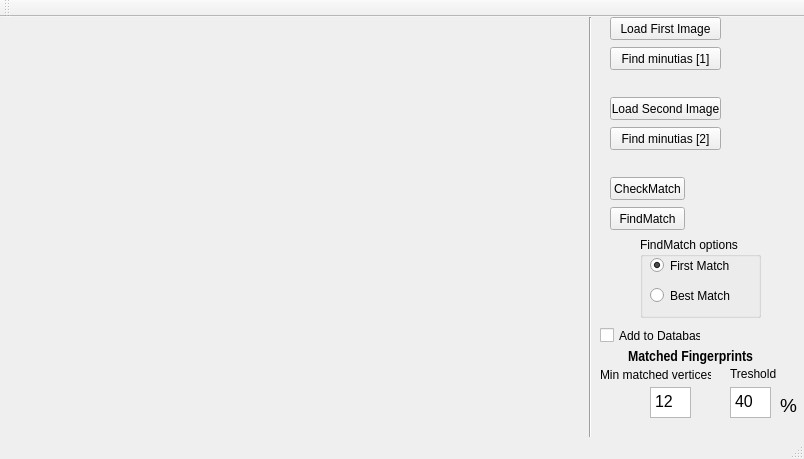
<?xml version="1.0" encoding="UTF-8"?>
<ui version="4.0">
 <class>MainWindow</class>
 <widget class="QMainWindow" name="MainWindow">
  <property name="geometry">
   <rect>
    <x>0</x>
    <y>0</y>
    <width>804</width>
    <height>459</height>
   </rect>
  </property>
  <property name="windowTitle">
   <string>Fingerprints</string>
  </property>
  <property name="windowIcon">
   <iconset resource="resources.qrc">
    <normaloff>:/fingerpring_image.jpg</normaloff>:/fingerpring_image.jpg</iconset>
  </property>
  <widget class="QWidget" name="centralWidget">
   <widget class="QPushButton" name="loadButton">
    <property name="geometry">
     <rect>
      <x>610</x>
      <y>0</y>
      <width>111</width>
      <height>23</height>
     </rect>
    </property>
    <property name="text">
     <string>Load First Image</string>
    </property>
   </widget>
   <widget class="QLabel" name="imageView">
    <property name="geometry">
     <rect>
      <x>0</x>
      <y>0</y>
      <width>291</width>
      <height>401</height>
     </rect>
    </property>
    <property name="text">
     <string/>
    </property>
   </widget>
   <widget class="QPushButton" name="findButton">
    <property name="geometry">
     <rect>
      <x>610</x>
      <y>30</y>
      <width>111</width>
      <height>23</height>
     </rect>
    </property>
    <property name="text">
     <string>Find minutias [1]</string>
    </property>
   </widget>
   <widget class="QPushButton" name="checkButton">
    <property name="geometry">
     <rect>
      <x>610</x>
      <y>160</y>
      <width>75</width>
      <height>23</height>
     </rect>
    </property>
    <property name="text">
     <string>CheckMatch</string>
    </property>
   </widget>
   <widget class="Line" name="line">
    <property name="geometry">
     <rect>
      <x>580</x>
      <y>0</y>
      <width>20</width>
      <height>421</height>
     </rect>
    </property>
    <property name="orientation">
     <enum>Qt::Vertical</enum>
    </property>
   </widget>
   <widget class="QPushButton" name="loadButton2">
    <property name="geometry">
     <rect>
      <x>610</x>
      <y>80</y>
      <width>111</width>
      <height>23</height>
     </rect>
    </property>
    <property name="text">
     <string>Load Second Image</string>
    </property>
   </widget>
   <widget class="QPushButton" name="findButton2">
    <property name="geometry">
     <rect>
      <x>610</x>
      <y>110</y>
      <width>111</width>
      <height>23</height>
     </rect>
    </property>
    <property name="text">
     <string>Find minutias [2]</string>
    </property>
   </widget>
   <widget class="QLabel" name="imageView2">
    <property name="geometry">
     <rect>
      <x>292</x>
      <y>0</y>
      <width>291</width>
      <height>401</height>
     </rect>
    </property>
    <property name="text">
     <string/>
    </property>
   </widget>
   <widget class="QLabel" name="label">
    <property name="geometry">
     <rect>
      <x>610</x>
      <y>330</y>
      <width>161</width>
      <height>21</height>
     </rect>
    </property>
    <property name="font">
     <font>
      <family>Arial Narrow</family>
      <pointsize>11</pointsize>
      <weight>75</weight>
      <bold>true</bold>
     </font>
    </property>
    <property name="text">
     <string>Matched Fingerprints</string>
    </property>
    <property name="alignment">
     <set>Qt::AlignCenter</set>
    </property>
   </widget>
   <widget class="QLabel" name="label_2">
    <property name="geometry">
     <rect>
      <x>600</x>
      <y>350</y>
      <width>111</width>
      <height>16</height>
     </rect>
    </property>
    <property name="text">
     <string>Min matched vertices</string>
    </property>
   </widget>
   <widget class="QLabel" name="label_3">
    <property name="geometry">
     <rect>
      <x>730</x>
      <y>350</y>
      <width>47</width>
      <height>13</height>
     </rect>
    </property>
    <property name="text">
     <string>Treshold</string>
    </property>
   </widget>
   <widget class="QTextEdit" name="matchedVertices">
    <property name="geometry">
     <rect>
      <x>650</x>
      <y>370</y>
      <width>41</width>
      <height>31</height>
     </rect>
    </property>
    <property name="html">
     <string>&lt;!DOCTYPE HTML PUBLIC &quot;-//W3C//DTD HTML 4.0//EN&quot; &quot;http://www.w3.org/TR/REC-html40/strict.dtd&quot;&gt;
&lt;html&gt;&lt;head&gt;&lt;meta name=&quot;qrichtext&quot; content=&quot;1&quot; /&gt;&lt;style type=&quot;text/css&quot;&gt;
p, li { white-space: pre-wrap; }
&lt;/style&gt;&lt;/head&gt;&lt;body style=&quot; font-family:'MS Shell Dlg 2'; font-size:8.25pt; font-weight:400; font-style:normal;&quot;&gt;
&lt;p style=&quot; margin-top:0px; margin-bottom:0px; margin-left:0px; margin-right:0px; -qt-block-indent:0; text-indent:0px;&quot;&gt;&lt;span style=&quot; font-size:12pt;&quot;&gt;12&lt;/span&gt;&lt;/p&gt;&lt;/body&gt;&lt;/html&gt;</string>
    </property>
   </widget>
   <widget class="QTextEdit" name="treshold">
    <property name="geometry">
     <rect>
      <x>730</x>
      <y>370</y>
      <width>41</width>
      <height>31</height>
     </rect>
    </property>
    <property name="html">
     <string>&lt;!DOCTYPE HTML PUBLIC &quot;-//W3C//DTD HTML 4.0//EN&quot; &quot;http://www.w3.org/TR/REC-html40/strict.dtd&quot;&gt;
&lt;html&gt;&lt;head&gt;&lt;meta name=&quot;qrichtext&quot; content=&quot;1&quot; /&gt;&lt;style type=&quot;text/css&quot;&gt;
p, li { white-space: pre-wrap; }
&lt;/style&gt;&lt;/head&gt;&lt;body style=&quot; font-family:'MS Shell Dlg 2'; font-size:8.25pt; font-weight:400; font-style:normal;&quot;&gt;
&lt;p style=&quot; margin-top:0px; margin-bottom:0px; margin-left:0px; margin-right:0px; -qt-block-indent:0; text-indent:0px;&quot;&gt;&lt;span style=&quot; font-size:12pt;&quot;&gt;40&lt;/span&gt;&lt;/p&gt;&lt;/body&gt;&lt;/html&gt;</string>
    </property>
   </widget>
   <widget class="QLabel" name="label_4">
    <property name="geometry">
     <rect>
      <x>780</x>
      <y>380</y>
      <width>21</width>
      <height>16</height>
     </rect>
    </property>
    <property name="font">
     <font>
      <pointsize>14</pointsize>
     </font>
    </property>
    <property name="text">
     <string>%</string>
    </property>
   </widget>
   <widget class="QPushButton" name="findMatchButton">
    <property name="geometry">
     <rect>
      <x>610</x>
      <y>190</y>
      <width>75</width>
      <height>23</height>
     </rect>
    </property>
    <property name="text">
     <string>FindMatch</string>
    </property>
   </widget>
   <widget class="QCheckBox" name="addToDbButton">
    <property name="geometry">
     <rect>
      <x>600</x>
      <y>310</y>
      <width>101</width>
      <height>17</height>
     </rect>
    </property>
    <property name="text">
     <string>Add to Database</string>
    </property>
   </widget>
   <widget class="QGroupBox" name="findMatchGroupBox">
    <property name="geometry">
     <rect>
      <x>640</x>
      <y>220</y>
      <width>121</width>
      <height>81</height>
     </rect>
    </property>
    <property name="title">
     <string>FindMatch options</string>
    </property>
    <widget class="QRadioButton" name="firstMatchButton">
     <property name="geometry">
      <rect>
       <x>10</x>
       <y>20</y>
       <width>82</width>
       <height>17</height>
      </rect>
     </property>
     <property name="text">
      <string>First Match</string>
     </property>
     <property name="checked">
      <bool>true</bool>
     </property>
    </widget>
    <widget class="QRadioButton" name="bestMatchButton">
     <property name="geometry">
      <rect>
       <x>10</x>
       <y>50</y>
       <width>82</width>
       <height>17</height>
      </rect>
     </property>
     <property name="text">
      <string>Best Match</string>
     </property>
    </widget>
   </widget>
  </widget>
  <widget class="QMenuBar" name="menuBar">
   <property name="geometry">
    <rect>
     <x>0</x>
     <y>0</y>
     <width>804</width>
     <height>21</height>
    </rect>
   </property>
  </widget>
  <widget class="QToolBar" name="mainToolBar">
   <attribute name="toolBarArea">
    <enum>TopToolBarArea</enum>
   </attribute>
   <attribute name="toolBarBreak">
    <bool>false</bool>
   </attribute>
  </widget>
  <widget class="QStatusBar" name="statusBar"/>
 </widget>
 <layoutdefault spacing="6" margin="11"/>
 <resources>
  <include location="resources.qrc"/>
 </resources>
 <connections/>
</ui>
